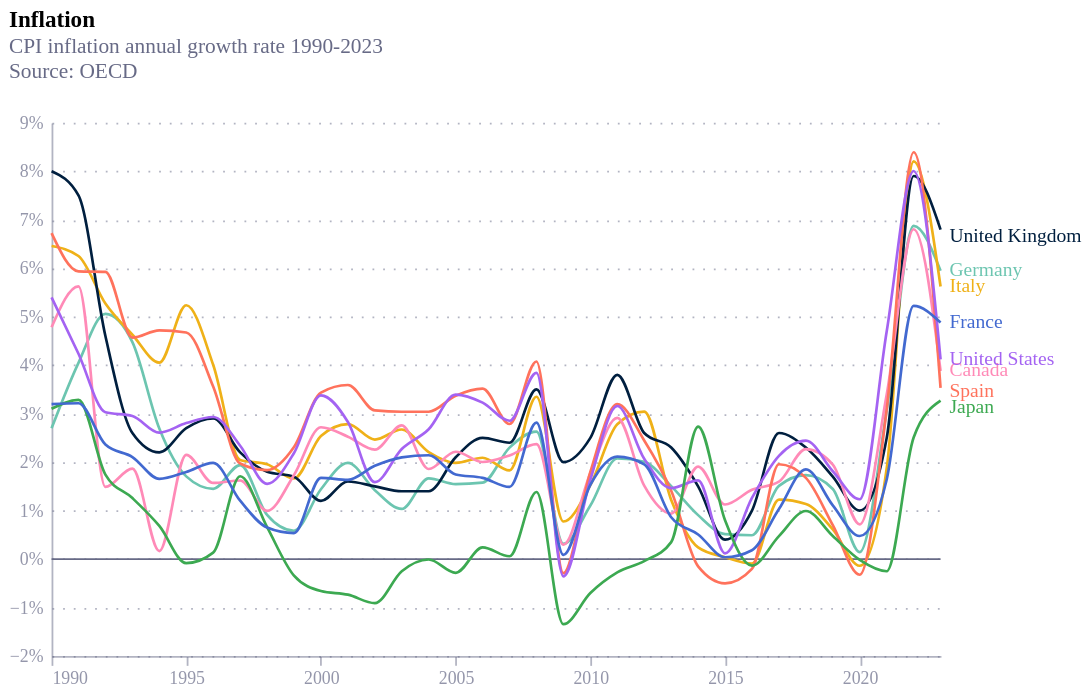

Specify this chart in Vega-Lite:
### Vega-Lite specification from a JSON file in a GitHub repository (floating-point values rounded to 4 significant figures; data arrays with more than 128 entries replaced by an {"elided": "..."} marker saying what was removed)
{"config": {"font": "Circular Std", "mark": {"line": {"interpolate": "monotone"}}, "view": {"stroke": "transparent", "width": 400, "height": 300}, "range": {"category": ["#36B7B4", "#E6224B", "#F4C245", "#0063AF", "#00A767", "#179FDB", "#EB5C2E"], "diverging": ["#E6224B", "#E54753", "#C9C9C9", "#179FDB", "#122B39"], "heatmap": ["#C9C9C9", "#179FDB", "#0063AF", "#122B39"], "ordinal": ["#00A767", "#36B7B4", "#179FDB", "#0063AF", "#243B5A"]}, "axisX": {"domainColor": "#676A86", "domainOpacity": 0.5, "grid": false, "labelAngle": 0, "labelColor": "#676A86", "labelOpacity": 0.7, "orient": "bottom", "tickColor": "#676A86", "tickCount": 10, "tickOpacity": 0.5, "title": false, "titleAlign": "center", "titleAnchor": "middle", "titleColor": "#676A86", "titleFontSize": 12, "titleOpacity": 0.8, "titleY": -15}, "axisY": {"domainColor": "#676A86", "domainOpacity": 0.5, "gridColor": "#676A86", "gridDash": [1, 5], "gridOpacity": 0.5, "labelColor": "#676A86", "labelOpacity": 0.7, "labelPadding": 5, "tickColor": "#676A86", "tickCount": 8, "tickOpacity": 0.5, "ticks": false, "titleAlign": "left", "titleAngle": 0, "titleBaseline": "bottom", "titleColor": "#676A86", "titleFontSize": 12, "titleOpacity": 0.8, "titleX": 0, "titleY": -7}}, "layer": [{"data": {"name": "data-a0a55d106695e8d630baff0f16eee66d"}, "mark": {"type": "rule", "color": "#676A86"}, "encoding": {"y": {"field": "y", "type": "quantitative"}}}, {"data": {"name": "data-133299fe8a9287773026d8fc781208ce"}, "mark": {"type": "line", "interpolate": "monotone"}, "encoding": {"color": {"field": "country", "legend": null, "scale": {"domain": ["United Kingdom", "France", "Italy", "Spain", "Germany", "Japan", "Canada", "United States"], "range": ["#001f3f", "#4269d0", "#efb118", "#ff725c", "#6cc5b0", "#3ca951", "#ff8ab7", "#a463f2", "#97bbf5", "#9c6b4e"]}, "type": "nominal"}, "size": {"condition": {"test": "(datum.country === ' United Kingdom')", "value": 1.5}, "value": 1.5}, "strokeDash": {"condition": {"test": "(datum.country === ' United Kingdom')", "value": [0]}, "value": [0]}, "x": {"field": "date", "title": "", "type": "temporal"}, "y": {"axis": {"labelExpr": "format(datum.value,',') + '%'"}, "field": "value", "title": "", "type": "quantitative"}}, "title": {"text": "Inflation", "anchor": "start", "subtitle": ["CPI inflation annual growth rate 1990-2023", "Source: OECD", ""], "subtitleColor": "#676A86"}, "transform": [{"filter": {"field": "date", "gte": {"year": 1990, "month": 1, "day": 1}}}]}, {"data": {"name": "data-133299fe8a9287773026d8fc781208ce"}, "mark": {"type": "text", "align": "left", "dx": 5, "dy": {"expr": "datum.country == 'Japan' ? 4 : datum.country == 'Canada' ? 0 : datum.country == 'Spain' ? 2 : datum.country == 'United Kingdom' ? 4 :  datum.country == 'Italy' ? 0 :0"}}, "encoding": {"color": {"field": "country", "type": "nominal"}, "text": {"field": "country", "type": "nominal"}, "x": {"aggregate": "max", "field": "date", "type": "temporal"}, "y": {"aggregate": {"argmax": "date"}, "field": "value", "type": "quantitative"}}}], "height": 300, "width": 500, "$schema": "https://vega.github.io/schema/vega-lite/v5.17.0.json", "datasets": {"data-a0a55d106695e8d630baff0f16eee66d": [{"y": 0}], "data-133299fe8a9287773026d8fc781208ce": {"elided": "529 records"}}}
